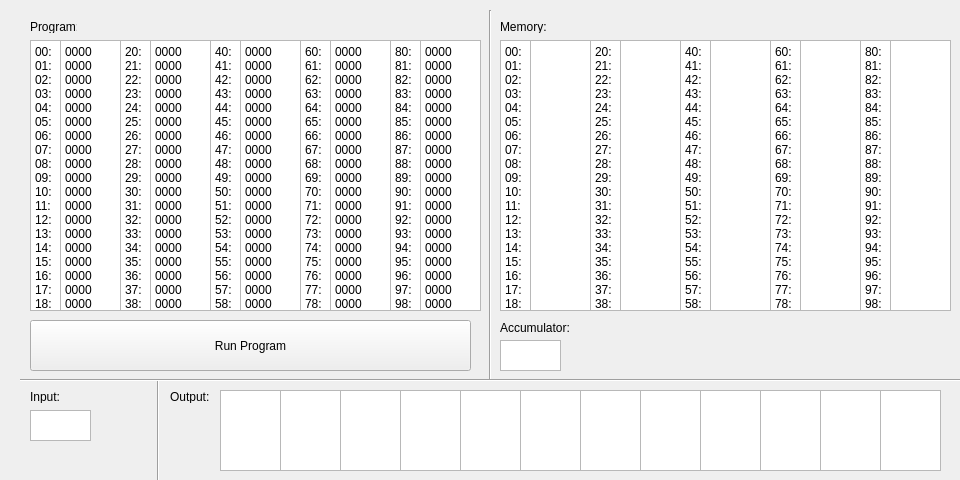
<?xml version="1.0" encoding="UTF-8"?>
<ui version="4.0">
 <class>UVSimClass</class>
 <widget class="QMainWindow" name="UVSimClass">
  <property name="geometry">
   <rect>
    <x>0</x>
    <y>0</y>
    <width>960</width>
    <height>480</height>
   </rect>
  </property>
  <property name="windowTitle">
   <string>UVSim</string>
  </property>
  <widget class="QWidget" name="centralWidget">
   <widget class="QPlainTextEdit" name="plainTextEdit_19">
    <property name="geometry">
     <rect>
      <x>890</x>
      <y>40</y>
      <width>61</width>
      <height>271</height>
     </rect>
    </property>
    <property name="readOnly">
     <bool>true</bool>
    </property>
    <property name="backgroundVisible">
     <bool>false</bool>
    </property>
   </widget>
   <widget class="QPlainTextEdit" name="plainTextEdit_17">
    <property name="geometry">
     <rect>
      <x>800</x>
      <y>40</y>
      <width>61</width>
      <height>271</height>
     </rect>
    </property>
    <property name="readOnly">
     <bool>true</bool>
    </property>
   </widget>
   <widget class="Line" name="line_3">
    <property name="geometry">
     <rect>
      <x>150</x>
      <y>380</y>
      <width>16</width>
      <height>101</height>
     </rect>
    </property>
    <property name="orientation">
     <enum>Qt::Vertical</enum>
    </property>
   </widget>
   <widget class="QPlainTextEdit" name="plainTextEdit_12">
    <property name="geometry">
     <rect>
      <x>590</x>
      <y>40</y>
      <width>31</width>
      <height>271</height>
     </rect>
    </property>
    <property name="verticalScrollBarPolicy">
     <enum>Qt::ScrollBarAlwaysOff</enum>
    </property>
    <property name="readOnly">
     <bool>true</bool>
    </property>
    <property name="plainText">
     <string>20:
21:
22:
23:
24:
25:
26:
27:
28:
29:
30:
31:
32:
33:
34:
35:
36:
37:
38:
39:</string>
    </property>
   </widget>
   <widget class="QPlainTextEdit" name="plainTextEdit_24">
    <property name="geometry">
     <rect>
      <x>340</x>
      <y>390</y>
      <width>61</width>
      <height>81</height>
     </rect>
    </property>
    <property name="readOnly">
     <bool>true</bool>
    </property>
   </widget>
   <widget class="QPlainTextEdit" name="plainTextEdit_14">
    <property name="geometry">
     <rect>
      <x>680</x>
      <y>40</y>
      <width>31</width>
      <height>271</height>
     </rect>
    </property>
    <property name="verticalScrollBarPolicy">
     <enum>Qt::ScrollBarAlwaysOff</enum>
    </property>
    <property name="readOnly">
     <bool>true</bool>
    </property>
    <property name="plainText">
     <string>40:
41:
42:
43:
44:
45:
46:
47:
48:
49:
50:
51:
52:
53:
54:
55:
56:
57:
58:
59:</string>
    </property>
   </widget>
   <widget class="QPlainTextEdit" name="plainTextEdit_31">
    <property name="geometry">
     <rect>
      <x>760</x>
      <y>390</y>
      <width>61</width>
      <height>81</height>
     </rect>
    </property>
    <property name="readOnly">
     <bool>true</bool>
    </property>
   </widget>
   <widget class="Line" name="line">
    <property name="geometry">
     <rect>
      <x>480</x>
      <y>10</y>
      <width>20</width>
      <height>371</height>
     </rect>
    </property>
    <property name="orientation">
     <enum>Qt::Vertical</enum>
    </property>
   </widget>
   <widget class="QPlainTextEdit" name="plainTextEdit_00">
    <property name="geometry">
     <rect>
      <x>30</x>
      <y>40</y>
      <width>31</width>
      <height>271</height>
     </rect>
    </property>
    <property name="verticalScrollBarPolicy">
     <enum>Qt::ScrollBarAlwaysOff</enum>
    </property>
    <property name="readOnly">
     <bool>true</bool>
    </property>
    <property name="plainText">
     <string>00:
01:
02:
03:
04:
05:
06:
07:
08:
09:
10:
11:
12:
13:
14:
15:
16:
17:
18:
19:</string>
    </property>
   </widget>
   <widget class="Line" name="line_2">
    <property name="geometry">
     <rect>
      <x>20</x>
      <y>370</y>
      <width>941</width>
      <height>20</height>
     </rect>
    </property>
    <property name="orientation">
     <enum>Qt::Horizontal</enum>
    </property>
   </widget>
   <widget class="QLabel" name="label_5">
    <property name="geometry">
     <rect>
      <x>30</x>
      <y>390</y>
      <width>47</width>
      <height>13</height>
     </rect>
    </property>
    <property name="text">
     <string>Input:</string>
    </property>
   </widget>
   <widget class="QPlainTextEdit" name="plainTextEdit_08">
    <property name="geometry">
     <rect>
      <x>390</x>
      <y>40</y>
      <width>31</width>
      <height>271</height>
     </rect>
    </property>
    <property name="verticalScrollBarPolicy">
     <enum>Qt::ScrollBarAlwaysOff</enum>
    </property>
    <property name="readOnly">
     <bool>true</bool>
    </property>
    <property name="plainText">
     <string>80:
81:
82:
83:
84:
85:
86:
87:
88:
89:
90:
91:
92:
93:
94:
95:
96:
97:
98:
99:</string>
    </property>
   </widget>
   <widget class="QPlainTextEdit" name="plainTextEdit_11">
    <property name="geometry">
     <rect>
      <x>530</x>
      <y>40</y>
      <width>61</width>
      <height>271</height>
     </rect>
    </property>
    <property name="readOnly">
     <bool>true</bool>
    </property>
   </widget>
   <widget class="QPlainTextEdit" name="plainTextEdit_02">
    <property name="geometry">
     <rect>
      <x>120</x>
      <y>40</y>
      <width>31</width>
      <height>271</height>
     </rect>
    </property>
    <property name="verticalScrollBarPolicy">
     <enum>Qt::ScrollBarAlwaysOff</enum>
    </property>
    <property name="readOnly">
     <bool>true</bool>
    </property>
    <property name="plainText">
     <string>20:
21:
22:
23:
24:
25:
26:
27:
28:
29:
30:
31:
32:
33:
34:
35:
36:
37:
38:
39:</string>
    </property>
   </widget>
   <widget class="QPlainTextEdit" name="plainTextEdit_33">
    <property name="geometry">
     <rect>
      <x>880</x>
      <y>390</y>
      <width>61</width>
      <height>81</height>
     </rect>
    </property>
    <property name="readOnly">
     <bool>true</bool>
    </property>
   </widget>
   <widget class="QPlainTextEdit" name="plainTextEdit_07">
    <property name="geometry">
     <rect>
      <x>330</x>
      <y>40</y>
      <width>61</width>
      <height>271</height>
     </rect>
    </property>
    <property name="verticalScrollBarPolicy">
     <enum>Qt::ScrollBarAlwaysOff</enum>
    </property>
    <property name="plainText">
     <string>0000
0000
0000
0000
0000
0000
0000
0000
0000
0000
0000
0000
0000
0000
0000
0000
0000
0000
0000
0000</string>
    </property>
   </widget>
   <widget class="QLabel" name="label">
    <property name="geometry">
     <rect>
      <x>500</x>
      <y>20</y>
      <width>47</width>
      <height>13</height>
     </rect>
    </property>
    <property name="text">
     <string>Memory:</string>
    </property>
   </widget>
   <widget class="QPlainTextEdit" name="plainTextEdit_06">
    <property name="geometry">
     <rect>
      <x>300</x>
      <y>40</y>
      <width>31</width>
      <height>271</height>
     </rect>
    </property>
    <property name="verticalScrollBarPolicy">
     <enum>Qt::ScrollBarAlwaysOff</enum>
    </property>
    <property name="readOnly">
     <bool>true</bool>
    </property>
    <property name="plainText">
     <string>60:
61:
62:
63:
64:
65:
66:
67:
68:
69:
70:
71:
72:
73:
74:
75:
76:
77:
78:
79:</string>
    </property>
   </widget>
   <widget class="QPlainTextEdit" name="plainTextEdit_16">
    <property name="geometry">
     <rect>
      <x>770</x>
      <y>40</y>
      <width>31</width>
      <height>271</height>
     </rect>
    </property>
    <property name="verticalScrollBarPolicy">
     <enum>Qt::ScrollBarAlwaysOff</enum>
    </property>
    <property name="readOnly">
     <bool>true</bool>
    </property>
    <property name="plainText">
     <string>60:
61:
62:
63:
64:
65:
66:
67:
68:
69:
70:
71:
72:
73:
74:
75:
76:
77:
78:
79:</string>
    </property>
   </widget>
   <widget class="QPlainTextEdit" name="plainTextEdit_04">
    <property name="geometry">
     <rect>
      <x>210</x>
      <y>40</y>
      <width>31</width>
      <height>271</height>
     </rect>
    </property>
    <property name="verticalScrollBarPolicy">
     <enum>Qt::ScrollBarAlwaysOff</enum>
    </property>
    <property name="readOnly">
     <bool>true</bool>
    </property>
    <property name="plainText">
     <string>40:
41:
42:
43:
44:
45:
46:
47:
48:
49:
50:
51:
52:
53:
54:
55:
56:
57:
58:
59:</string>
    </property>
   </widget>
   <widget class="QPlainTextEdit" name="plainTextEdit_20">
    <property name="geometry">
     <rect>
      <x>500</x>
      <y>340</y>
      <width>61</width>
      <height>31</height>
     </rect>
    </property>
    <property name="readOnly">
     <bool>true</bool>
    </property>
   </widget>
   <widget class="QPlainTextEdit" name="plainTextEdit_27">
    <property name="geometry">
     <rect>
      <x>520</x>
      <y>390</y>
      <width>61</width>
      <height>81</height>
     </rect>
    </property>
    <property name="readOnly">
     <bool>true</bool>
    </property>
   </widget>
   <widget class="QPlainTextEdit" name="plainTextEdit_23">
    <property name="geometry">
     <rect>
      <x>280</x>
      <y>390</y>
      <width>61</width>
      <height>81</height>
     </rect>
    </property>
    <property name="readOnly">
     <bool>true</bool>
    </property>
   </widget>
   <widget class="QPlainTextEdit" name="plainTextEdit_28">
    <property name="geometry">
     <rect>
      <x>580</x>
      <y>390</y>
      <width>61</width>
      <height>81</height>
     </rect>
    </property>
    <property name="readOnly">
     <bool>true</bool>
    </property>
   </widget>
   <widget class="QPlainTextEdit" name="plainTextEdit_13">
    <property name="geometry">
     <rect>
      <x>620</x>
      <y>40</y>
      <width>61</width>
      <height>271</height>
     </rect>
    </property>
    <property name="readOnly">
     <bool>true</bool>
    </property>
   </widget>
   <widget class="QPlainTextEdit" name="plainTextEdit_10">
    <property name="geometry">
     <rect>
      <x>500</x>
      <y>40</y>
      <width>31</width>
      <height>271</height>
     </rect>
    </property>
    <property name="verticalScrollBarPolicy">
     <enum>Qt::ScrollBarAlwaysOff</enum>
    </property>
    <property name="readOnly">
     <bool>true</bool>
    </property>
    <property name="plainText">
     <string>00:
01:
02:
03:
04:
05:
06:
07:
08:
09:
10:
11:
12:
13:
14:
15:
16:
17:
18:
19:</string>
    </property>
   </widget>
   <widget class="QLabel" name="label_4">
    <property name="geometry">
     <rect>
      <x>170</x>
      <y>390</y>
      <width>47</width>
      <height>13</height>
     </rect>
    </property>
    <property name="text">
     <string>Output:</string>
    </property>
   </widget>
   <widget class="QPlainTextEdit" name="plainTextEdit_32">
    <property name="geometry">
     <rect>
      <x>820</x>
      <y>390</y>
      <width>61</width>
      <height>81</height>
     </rect>
    </property>
    <property name="readOnly">
     <bool>true</bool>
    </property>
   </widget>
   <widget class="QPlainTextEdit" name="plainTextEdit_01">
    <property name="geometry">
     <rect>
      <x>60</x>
      <y>40</y>
      <width>61</width>
      <height>271</height>
     </rect>
    </property>
    <property name="verticalScrollBarPolicy">
     <enum>Qt::ScrollBarAlwaysOff</enum>
    </property>
    <property name="plainText">
     <string>0000
0000
0000
0000
0000
0000
0000
0000
0000
0000
0000
0000
0000
0000
0000
0000
0000
0000
0000
0000</string>
    </property>
   </widget>
   <widget class="QPlainTextEdit" name="plainTextEdit_26">
    <property name="geometry">
     <rect>
      <x>460</x>
      <y>390</y>
      <width>61</width>
      <height>81</height>
     </rect>
    </property>
    <property name="readOnly">
     <bool>true</bool>
    </property>
   </widget>
   <widget class="QPlainTextEdit" name="plainTextEdit_09">
    <property name="geometry">
     <rect>
      <x>420</x>
      <y>40</y>
      <width>61</width>
      <height>271</height>
     </rect>
    </property>
    <property name="verticalScrollBarPolicy">
     <enum>Qt::ScrollBarAlwaysOff</enum>
    </property>
    <property name="plainText">
     <string>0000
0000
0000
0000
0000
0000
0000
0000
0000
0000
0000
0000
0000
0000
0000
0000
0000
0000
0000
0000</string>
    </property>
   </widget>
   <widget class="QLabel" name="label_2">
    <property name="geometry">
     <rect>
      <x>30</x>
      <y>20</y>
      <width>47</width>
      <height>13</height>
     </rect>
    </property>
    <property name="text">
     <string>Program:</string>
    </property>
   </widget>
   <widget class="QPlainTextEdit" name="plainTextEdit_30">
    <property name="geometry">
     <rect>
      <x>700</x>
      <y>390</y>
      <width>61</width>
      <height>81</height>
     </rect>
    </property>
    <property name="readOnly">
     <bool>true</bool>
    </property>
   </widget>
   <widget class="QLabel" name="label_3">
    <property name="geometry">
     <rect>
      <x>500</x>
      <y>320</y>
      <width>71</width>
      <height>16</height>
     </rect>
    </property>
    <property name="text">
     <string>Accumulator:</string>
    </property>
   </widget>
   <widget class="QPlainTextEdit" name="plainTextEdit_18">
    <property name="geometry">
     <rect>
      <x>860</x>
      <y>40</y>
      <width>31</width>
      <height>271</height>
     </rect>
    </property>
    <property name="verticalScrollBarPolicy">
     <enum>Qt::ScrollBarAlwaysOff</enum>
    </property>
    <property name="readOnly">
     <bool>true</bool>
    </property>
    <property name="plainText">
     <string>80:
81:
82:
83:
84:
85:
86:
87:
88:
89:
90:
91:
92:
93:
94:
95:
96:
97:
98:
99:</string>
    </property>
   </widget>
   <widget class="QPlainTextEdit" name="plainTextEdit_29">
    <property name="geometry">
     <rect>
      <x>640</x>
      <y>390</y>
      <width>61</width>
      <height>81</height>
     </rect>
    </property>
    <property name="readOnly">
     <bool>true</bool>
    </property>
   </widget>
   <widget class="QPlainTextEdit" name="plainTextEdit_21">
    <property name="geometry">
     <rect>
      <x>30</x>
      <y>410</y>
      <width>61</width>
      <height>31</height>
     </rect>
    </property>
    <property name="readOnly">
     <bool>false</bool>
    </property>
   </widget>
   <widget class="QPushButton" name="pushButton">
    <property name="geometry">
     <rect>
      <x>30</x>
      <y>320</y>
      <width>441</width>
      <height>51</height>
     </rect>
    </property>
    <property name="text">
     <string>Run Program</string>
    </property>
   </widget>
   <widget class="QPlainTextEdit" name="plainTextEdit_05">
    <property name="geometry">
     <rect>
      <x>240</x>
      <y>40</y>
      <width>61</width>
      <height>271</height>
     </rect>
    </property>
    <property name="verticalScrollBarPolicy">
     <enum>Qt::ScrollBarAlwaysOff</enum>
    </property>
    <property name="plainText">
     <string>0000
0000
0000
0000
0000
0000
0000
0000
0000
0000
0000
0000
0000
0000
0000
0000
0000
0000
0000
0000</string>
    </property>
   </widget>
   <widget class="QPlainTextEdit" name="plainTextEdit_25">
    <property name="geometry">
     <rect>
      <x>400</x>
      <y>390</y>
      <width>61</width>
      <height>81</height>
     </rect>
    </property>
    <property name="readOnly">
     <bool>true</bool>
    </property>
   </widget>
   <widget class="QPlainTextEdit" name="plainTextEdit_03">
    <property name="geometry">
     <rect>
      <x>150</x>
      <y>40</y>
      <width>61</width>
      <height>271</height>
     </rect>
    </property>
    <property name="verticalScrollBarPolicy">
     <enum>Qt::ScrollBarAlwaysOff</enum>
    </property>
    <property name="plainText">
     <string>0000
0000
0000
0000
0000
0000
0000
0000
0000
0000
0000
0000
0000
0000
0000
0000
0000
0000
0000
0000</string>
    </property>
   </widget>
   <widget class="QPlainTextEdit" name="plainTextEdit_15">
    <property name="geometry">
     <rect>
      <x>710</x>
      <y>40</y>
      <width>61</width>
      <height>271</height>
     </rect>
    </property>
    <property name="readOnly">
     <bool>true</bool>
    </property>
   </widget>
   <widget class="QPlainTextEdit" name="plainTextEdit_22">
    <property name="geometry">
     <rect>
      <x>220</x>
      <y>390</y>
      <width>61</width>
      <height>81</height>
     </rect>
    </property>
    <property name="readOnly">
     <bool>true</bool>
    </property>
   </widget>
  </widget>
 </widget>
 <layoutdefault spacing="6" margin="11"/>
 <resources>
  <include location="UVSim.qrc"/>
 </resources>
 <connections/>
</ui>
